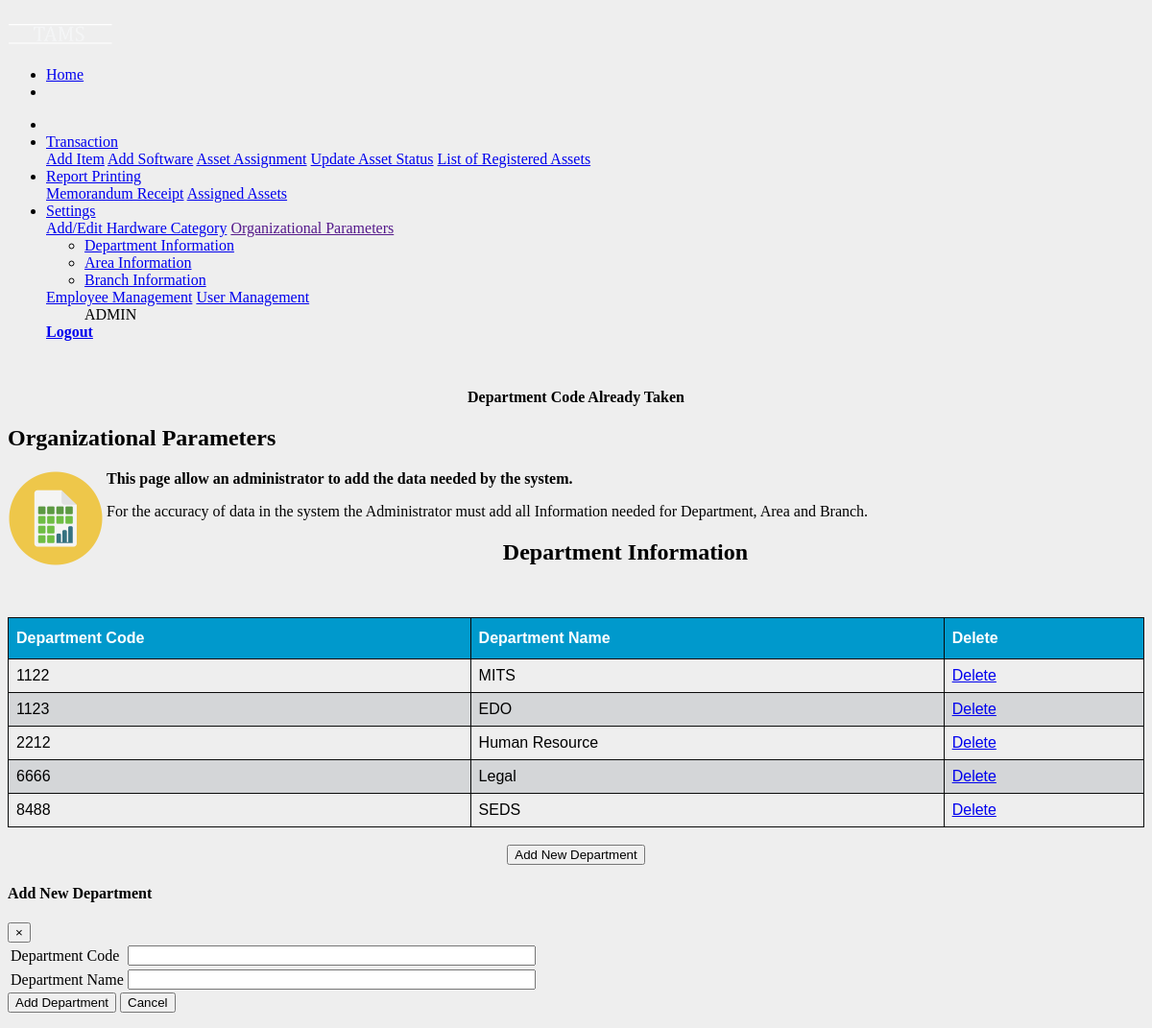
Screenshot of /error/edeptparameters.php (signed in) with the database file from the repository.
### tables this page shows
CREATE TABLE `tbl_dept` (
  `deptid` int(5) NOT NULL,
  `deptname` varchar(50) NOT NULL,
  `deptcode` varchar(6) NOT NULL
);

### library/database.php (called while the page is built, shortened)
<?php
function dbQuery($sql)
{
	$result = mysql_query($sql) or die(mysql_error());
	return $result;
}
function dbFetchAssoc($result)
{
	return mysql_fetch_assoc($result);
}
?>

### error/edeptparameters.php (the view, shortened to what this page needs)
<?php
	$errorMessage = 'Department Code Already Taken';
if (isset($_GET['deptid']) && (int)$_GET['deptid'] >= 0) {
	$deptid= (int)$_GET['deptid'];
	$queryString = "&deptid=$deptid";
} else {
	$deptid = 0;
}
$sql = "select * from tbl_dept order by deptcode";
$result = dbQuery ($sql);
?>
<head>
</head>
<div class="container">
<?php include_once("include/navigation.php");?>
</div>
<p>&nbsp;</p>
<div class="container">
  <div class="alert alert-danger">
<center><strong><p class="errorMessage"><?php echo $errorMessage; ?></p></strong></center>
</div>
<div class="container">
<h2>Organizational Parameters</h2>
<p><img src="images/org.png" height="100" width="100" align="left"/> </p>
<strong>This page allow an administrator to add the data needed by the system.</strong>
<p>
For the accuracy of data in the system the Administrator must add all Information needed for Department, Area and Branch.
</p>
</div>
<form action="process/addorg.php?action=add" method="post" name="frmAddOrg" id="frmAddOrg">
<div class="container">
<center><h2>Department Information</h2></center>
<p>&nbsp;</p>
  <div class="container">
	<div class="table-responsive-sm">
    <table id="deptinfo">
    <thead>
      <tr>
		<th>Department Code</th>
		<th>Department Name</th>
		<th>Delete</th>
      </tr>
	  </thead>
	  </div>
	<?php
	while($row = dbFetchAssoc($result)) {
	extract($row);
	?>
	<td><?php echo $deptcode; ?></td>
	<td><?php echo $deptname; ?></td>
	  <td> <a  style="font-weight:normal;" href="javascript:deleteOrg(<?php echo $deptid; ?>);">
	  Delete</a>
	 <?php
	}
	?>
 <br>
</div>
<center>  <button type="button" class="btn btn-primary" data-toggle="modal" data-target="#adddept">
   Add New Department
  </button> </center>
  <div class="modal fade" id="adddept">
    <div class="modal-dialog">
      <div class="modal-content">
        <div class="modal-header">
          <h4 class="modal-title">Add New Department</h4>
          <button type="button" class="close" data-dismiss="modal">&times;</button>
        </div>
<div class="modal-body">
<table>
 <tr>
   <td>Department Code</td>
   <td> <input class ="form-control" input name="deptcode" type="text" id="deptcode" size="50" maxlength="4" onKeyUp="checkNumber(this);"  required></td>
  </tr>
<tr>
   <td>Department Name</td>
   <td> <input class="form-control" name="deptname" type="text" id="deptname" size="50" maxlength="50" required></td>
  </tr>
 </table>
 </div>
		<form id ="btnAdd">
        <div class="modal-footer">
        <input name="buttonAdddept" type="submit" class="btn btn-Info" id="btnAdddept" value="Add Department"> </input>
		<button type="button" class="btn btn-danger" data-dismiss="modal">Cancel</button>
        </div>
		</form>
</div>
</div>
</div>
</div>

### error/edeptparameters.php (style rules this page uses)
thead { font-family: arial;background-color: #ddccee; }
#deptinfo { font-family: "Trebuchet MS", Arial, Helvetica, sans-serif; border-collapse: collapse; width: 100%; }
#deptinfo td, #deptinfo th { border: 1px solid #090a0a; padding: 8px; }
#deptinfo th { padding-top: 12px; padding-bottom: 12px; text-align: left; background-color: #0099cc; color: white; }

### rows the page displays
tbl_dept: deptcode "1122", deptname "MITS"
tbl_dept: deptcode "1123", deptname "EDO"
tbl_dept: deptcode "2212", deptname "Human Resource"
tbl_dept: deptcode "6666", deptname "Legal"
tbl_dept: deptcode "8488", deptname "SEDS"

### other values shown
$_SESSION["tams_user_type"] "ADMIN"
$errorMessage "Department Code Already Taken"
